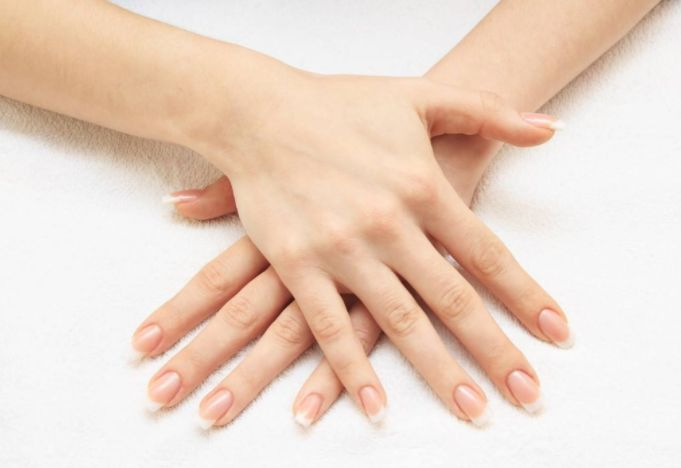
#> input picture file/hand.jpg, 681 x 468 px, found by its file name
$ python finalProject.py   (older library calls are emulated)
#> lines starting #> are read from the running program, lines starting #| are printed output that depends on the picture; after the words box and inside, x2 and y2 are one past the last pixel; in counts of white or black regions, pixels touching at a corner belong together
import cv2
import numpy as np
from matplotlib import pyplot as plt
import tkinter as tk
from tkinter import *
from PIL import Image, ImageTk


"""---functions---"""
# RGB空间转HSV空间
def rgbtoHSV(rgb):
    r, g, b = rgb[:, :, 0] / 255.0, rgb[:, :, 1] / 255.0, rgb[:, :, 2] / 255.0
    print(rgb.shape)
    print(r)
    c_max = np.zeros((r.shape[0], r.shape[1]))
    c_min = np.zeros((r.shape[0], r.shape[1]))
    for i in range(r.shape[0]):
        for j in range(r.shape[1]):
            c_max[i][j] = max(r[i][j], g[i][j], b[i][j])
            c_min[i][j] = min(r[i][j], g[i][j], b[i][j])
    print(c_max)
    print(c_min)
    delta = c_max - c_min
    h, s, v = np.zeros((r.shape[0], r.shape[1])), np.zeros((r.shape[0], r.shape[1])), np.zeros((r.shape[0], r.shape[1]))
    for i in range(delta.shape[0]):
        for j in range(delta.shape[1]):
            if delta[i][j] == 0:
                h[i][j] = 0
            elif c_max[i][j] == r[i][j]:
                h[i][j] = 60 * ((g[i][j] - b[i][j]) / delta[i][j])
            elif c_max[i][j] == g[i][j]:
                h[i][j] = 60 * ((b[i][j] - r[i][j]) / delta[i][j] + 2)
            else:
                h[i][j] = 60 * ((r[i][j] - g[i][j]) / delta[i][j] + 4)
            if c_max[i][j] == 0:
                s[i][j] = 0
            else:
                s[i][j] = delta[i][j] / c_max[i][j]
    v = c_max
    for i in range(h.shape[0]):
        for j in range(h.shape[1]):
            if (h[i][j] < 0):
                h[i][j] += 360
    h = h / 2
    s = s * 255
    v = v * 255
    return h, s, v

# 返回非手部区域矩阵
def detectHand(h, s, v):
    arr = []
    arrPosition = np.ones((h.shape[0], h.shape[1]), dtype=int)
    for i in range(h.shape[0]):
        for j in range(h.shape[1]):
            if (h[i][j] > 135) or (s[i][j] < 20) or (v[i][j] < 110):
                arr.append((i, j))
                arrPosition[i][j] = 0
    return arr, arrPosition

# 绘制蒙版
def drawMask(arr, path):
    image = Image.open(path)
    for pixel in arr:
        # 纯黑
        image.putpixel((pixel[1], pixel[0]), (0, 0, 0, 128))
    image.show()
    image.save('modified.jpg')


# 图像预处理
def readImage(path):
    # cv读取图像
    img = cv2.imread(path)
    # 灰度化处理图像
    grayImage = cv2.cvtColor(img, cv2.COLOR_BGR2GRAY)
    ret, binary = cv2.threshold(grayImage, 120, 255, cv2.THRESH_BINARY)
    return ret, binary


# 边缘检测图像分割
# robert算子图像分割
def robert(ret, binary):
    kernelx = np.array([[-1, 0], [0, 1]], dtype=int)
    kernely = np.array([[0, -1], [1, 0]], dtype=int)
    x = cv2.filter2D(binary, cv2.CV_16S, kernelx)
    y = cv2.filter2D(binary, cv2.CV_16S, kernely)
    absX = cv2.convertScaleAbs(x)
    absY = cv2.convertScaleAbs(y)
    Roberts = cv2.addWeighted(absX, 0.5, absY, 0.5, 0)
    # 设置中文字体
    plt.rcParams['font.sans-serif'] = ['SimHei']
    plt.rcParams['axes.unicode_minus'] = False
    plt.plot(), plt.imshow(Roberts, 'gray')
    plt.title("ROBERT")
    plt.xticks([]), plt.yticks([])
    plt.show()
    return Roberts

# Prewitt算子图像分割
def prewitt(binary):
    kernelx = np.array([[1, 1, 1], [0, 0, 0], [-1, -1, -1]], dtype=int)
    kernely = np.array([[-1, 0, 1], [-1, 0, 1], [-1, 0, 1]], dtype=int)
    x = cv2.filter2D(binary, cv2.CV_16S, kernelx)
    y = cv2.filter2D(binary, cv2.CV_16S, kernely)
    absX = cv2.convertScaleAbs(x)
    absY = cv2.convertScaleAbs(y)
    Prewitt = cv2.addWeighted(absX, 0.5, absY, 0.5, 0)
    return Prewitt

# Sobel算子图像分割
def sobel(binary):
    x = cv2.Sobel(binary, cv2.CV_16S, 1, 0)
    y = cv2.Sobel(binary, cv2.CV_16S, 0, 1)
    absX = cv2.convertScaleAbs(x)
    absY = cv2.convertScaleAbs(y)
    Sobel = cv2.addWeighted(absX, 0.5, absY, 0.5, 0)
    return Sobel

# 拉普拉斯算法
def laplace(binary):
    dst = cv2.Laplacian(binary, cv2.CV_16S, ksize = 3)
    Laplacian = cv2.convertScaleAbs(dst)
    return Laplacian

# Scharr算子图像分割
def scharr(binary):
    x = cv2.Scharr(binary, cv2.CV_32F, 1, 0)  # X方向
    y = cv2.Scharr(binary, cv2.CV_32F, 0, 1)  # Y方向
    absX = cv2.convertScaleAbs(x)
    absY = cv2.convertScaleAbs(y)
    Scharr = cv2.addWeighted(absX, 0.5, absY, 0.5, 0)
    return Scharr

# Canny算子图像分割
def canny(binary):
    gaussianBlur = cv2.GaussianBlur(binary, (3,3), 0) #高斯滤波
    Canny = cv2.Canny(gaussianBlur, 50, 150)
    return Canny


# LOG算子图像分割
def LOG(binary):
    gaussianBlur = cv2.GaussianBlur(binary, (3, 3), 0)  # 高斯滤波
    dst = cv2.Laplacian(gaussianBlur, cv2.CV_16S, ksize=3)
    LOG = cv2.convertScaleAbs(dst)
    return LOG

# 绘制效果图
def drawEdgeResult(images):
    # 效果图
    titles = ['Source Image', 'Binary Image', 'Roberts Image',
              'Prewitt Image', 'Sobel Image', 'Laplacian Image',
              'Scharr Image', 'Canny Image', 'LOG Image']
    # 设置中文字体
    plt.rcParams['font.sans-serif'] = ['SimHei']  # 指定默认字体
    plt.rcParams['axes.unicode_minus'] = False  # 解决保存图像是负号'-'显示为方块的问题
    for i in np.arange(8):
        plt.subplot(3, 3, i + 1), plt.imshow(images[i], 'gray')
        plt.title(titles[i])
        plt.xticks([]), plt.yticks([])
    plt.show()
    print("multiEdgeResult DISPLAY!")
    # plt.savefig("multiEdgeResult.png", dpi=None, bbox_inches='tight')
    print("multiEdgeResult SAVE DOWN!")


def findContour(edges):
    # 查找边缘
    contours, hierarchy = cv2.findContours(edges, cv2.RETR_EXTERNAL, cv2.CHAIN_APPROX_SIMPLE)
    # 绘制所有边缘
    cv2.drawContours(img, contours, -1, (0, 255, 0), 2)
    # 输出所有边缘点坐标
    arr = []
    for i in range(len(contours)):
        # print("Contour ", i, " points: ")
        for j in range(len(contours[i])):
            x, y = contours[i][j][0][0], contours[i][j][0][1]
            # print("x:", x, " y:", y)
            point_ = (x, y)
            arr.append(point_)
    return arr


def splitContour(img, contour):
    # 绘制掩码后的图像
    # 创建掩码图像
    contour = np.array(contour)
    print(contour)
    gray = cv2.cvtColor(img, cv2.COLOR_BGR2GRAY)
    mask = np.zeros_like(gray)
    hull = cv2.convexHull(contour)
    cv2.drawContours(mask, [hull], -1, 255, thickness=-1)
    # cv2.drawContours(mask, np.array(contour), -1, 255, thickness=-1)
    result = cv2.bitwise_and(img, img, mask=mask)
    img_cv = cv2.cvtColor(result, cv2.COLOR_RGB2BGR)
    cv2.imshow("Image", img_cv)
    cv2.waitKey(0)
    cv2.imwrite("最优算子分割结果.png", img_cv)
    print("最优算子分割结果.png SAVE down!!!")


# 通过k-means聚类图像分割
def kMeans(path):
    img = cv2.imread(path, 0)
    print(img.shape)
    rows, cols = img.shape[:]
    data = img.reshape((rows * cols, 1))
    data = np.float32(data)
    criteria = (cv2.TERM_CRITERIA_EPS +
                cv2.TERM_CRITERIA_MAX_ITER, 10, 1.0)
    flags = cv2.KMEANS_RANDOM_CENTERS
    # 聚集成5类
    compactness, labels, centers = cv2.kmeans(data, 5, None, criteria, 10, flags)
    dst = labels.reshape((img.shape[0], img.shape[1]))
    dst = np.array(dst)
    print(dst)
    dst1 = np.where(dst==0, 1, 0)
    dst2 = np.where(dst==1, 2, 0)
    dst3 = np.where(dst==2, 3, 0)
    dst4 = np.where(dst==3, 4, 0)
    dst5 = np.where(dst==4, 5, 0)
    # dst6 = np.where(dst==5, 6, 0)
    plt.rcParams['font.sans-serif'] = ['SimHei']
    # 显示图像
    # titles = ['原始图像', '聚类图像', '聚类图像1', '聚类图像2', '聚类图像3', '聚类图像4', '聚类图像5', '聚类图像6']
    # titles = ['原始图像', '聚类图像', '聚类图像1', '聚类图像2', '聚类图像3', '聚类图像4']
    titles = ['原始图像', '聚类图像', '聚类图像1', '聚类图像2', '聚类图像3', '聚类图像4', '聚类图像5']
    # images = [img, dst, dst1, dst2, dst3, dst4, dst5, dst6]
    # images = [img, dst, dst1, dst2, dst3, dst4]
    images = [img, dst, dst1, dst2, dst3, dst4, dst5]
    for i in range(7):
        plt.imshow(images[i])
        plt.savefig('layerPic%d.png' % (i))
    for i in range(7):
        plt.subplot(3, 3, i + 1), plt.imshow(images[i]),
        plt.title(titles[i])
        plt.xticks([]), plt.yticks([])
    plt.show()
    return dst1, dst2, dst3, dst4, dst5


# k-means 图层保存
def layerProcess(dst1, dst2, dst3, dst4, dst5):
    layers = [dst1, dst2, dst3, dst4, dst5]
    count = 1
    for layer in layers:
        with open("dst%d.txt" % (count), "w") as file:
            layer = np.array(layer)
            np.savetxt(file, layer, fmt='%d')
        count += 1
    print("ALL LAYERS WRITTEN!!!")

# 对部分图层置零操作
# [7 lines left out: function layerMakeZero, not called in this run]

# GUI界面及ACTIONS
class ImageDisplay:

    def __init__(self, image_path):
        self.zeroPixelList = []
        self.zeroPixelList2 = []
        self.zeroPixelList3 = []
        # 创建主窗口
        self.root = tk.Tk()
        # [19 lines of commented-out code are left out]
        self.image = Image.open(image_path)
        self.photo = ImageTk.PhotoImage(self.image)
        self.canvas = tk.Canvas(self.root, width=self.image.width, height=self.image.height)
        self.canvas.create_image(0, 0, anchor='nw', image=self.photo)
        self.canvas.pack()
        # 定义四边形框的顶点
        self.vertices = []
        # 绑定鼠标单击事件处理函数
        self.canvas.bind('<Button-1>', self.on_canvas_click)
        # 进入消息循环
        self.root.mainloop()


    # [65 lines left out: functions on_canvas_click, get_pixels_in_quad, point_in_quad, not called in this run]

    def triangle_area(self, p1, p2, p3):
        # 计算三角形面积
        return (p2[0] - p1[0]) * (p3[1] - p1[1]) - (p3[0] - p1[0]) * (p2[1] - p1[1])

    # [42 lines left out: functions getZeroPixels, deleteRepeatFromFile, deleteRepeat, not called in this run]

    def returnZeroList(self):
        return self.zeroPixelList

    # [8 lines left out: function confirmIt, not called in this run]


# 给每个图层的部分地区取0
def eachLayerZerize(allDst, imagePaths):
    display = []
    zeroList = []
    tempDst = []
    dstPros = []
    for i in range(len(allDst)):
        temp = ImageDisplay(imagePaths[i])
        display.append(temp)
        zeroList.append(display[i].returnZeroList())
        print("点击图像 %s 获取坐标进程已进行!!!" % (imagePaths[i]))
        tempDst.append(np.array(allDst[i]).copy())
        print("shape of zeroList[i]")
        zeroList[i] = np.array(zeroList[i])
        print(zeroList[i].shape)
        dstPros.append(layerMakeZero(tempDst[i], zeroList[i]))
        plt.imshow(dstPros[i], cmap='gray_r')
        plt.show()
    return dstPros

# 将layer中非0元素置1
# [31 lines left out: functions zerizedPic, proPhoto, not called in this run]


"""---main---"""
# 打开原始图片
image = Image.open("hand.jpg")
#> image is the input picture: PIL image 681x468 RGB; mean R, G, B 234.9, 213.7, 199.2
# 获取原始图片尺寸
width, height = image.size
new_width = 496
new_height = 343
resized_image = image.resize((new_width, new_height))
# 保存缩小后的图片
resized_image.save("resized_hand.jpg")
img = cv2.imread('hand.jpg')
# check if the image is readable:
if img is None:
    raise Exception("读入图片失败，请检查图片是否存在")
h, s, v = rgbtoHSV(img)
#| (468, 681, 3)
#> (printed output is left out)
#> (printed output is left out)
#> (printed output is left out)
#> after the loop in rgbtoHSV, `for i in range(delta.shape[0]):`:
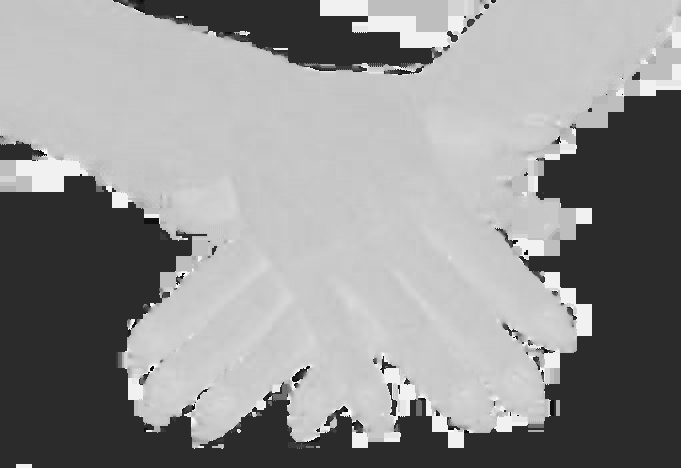
#> h: shape (468, 681) float64; min -60, max 288, mean 139.8; drawn with min black and max white
#> after the loop in rgbtoHSV, `for i in range(delta.shape[0]):`:
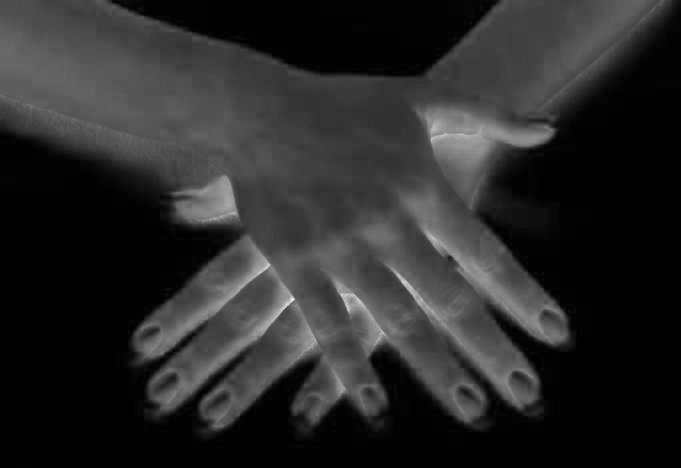
#> s: shape (468, 681) float64; min 0, max 0.962, mean 0.162
#> after the loop in rgbtoHSV, `for i in range(h.shape[0]):`:
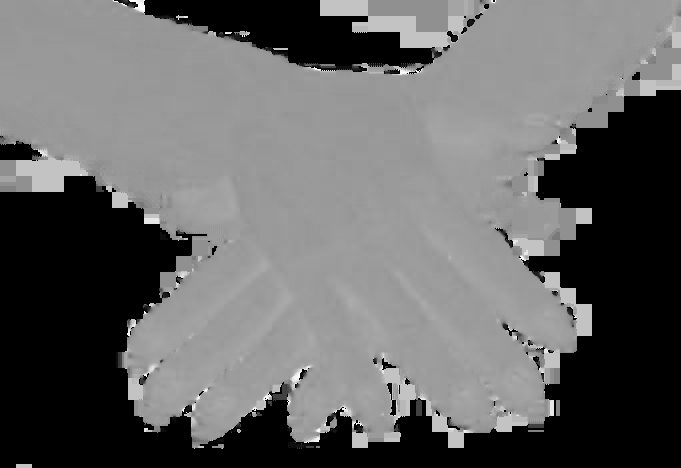
#> h: shape (468, 681) float64; 0.3% of pixels changed, all inside (x1, y1, x2, y2) = (38, 0, 623, 443); drawn with min black and max white
# 将HSV保存到txt文件中
hFile = open("H计算结果.txt", "w")
data_str = str(h)
hFile.write(data_str)
hFile.close()
sFile = open("S计算结果.txt", "w")
data_str = str(s)
sFile.write(data_str)
sFile.close()
vFile = open("V计算结果.txt", "w")
data_str = str(v)
vFile.write(data_str)
vFile.close()
# 初步返回不是手部的arr
arr, arrPosition = detectHand(h, s, v)
#> after the loop in detectHand, `for i in range(h.shape[0]):`:
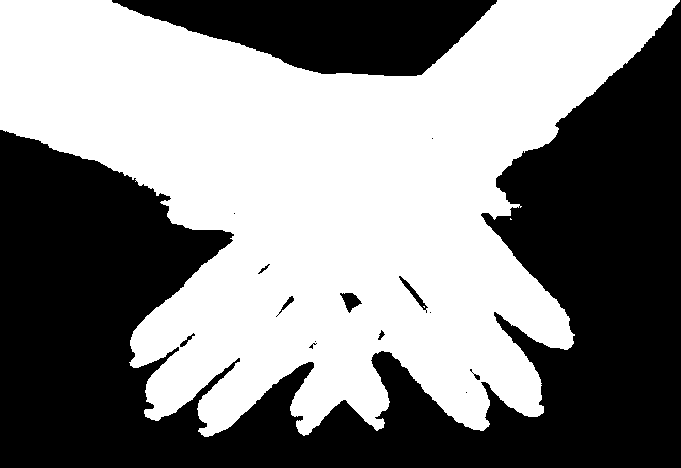
#> arrPosition: shape (468, 681) int64; values 0 (black) and 1 (white), 52.1% white; 15 black regions (6 under 20 px), largest, box (x1, y1, x2, y2) and area: (0, 0, 681, 468) 133517, (112, 0, 497, 76) 18480, (340, 293, 362, 313) 228
#> arr = 152658 items
# 将arr转换成file储存
file = open("非手部矩阵.txt", "w")
data_str = str(arr)
file.write(data_str)
file.close()
# 给手部区域draw mask
drawMask(arr, 'hand.jpg')
#> the loop in drawMask, `for pixel in arr:` made 152658 passes
#> pixel on passes 1 to 3: (0, 112), (0, 113), (0, 114)
img = cv2.imread('modified.jpg')
# calculate ret & binary
ret, binary = readImage('modified.jpg')
#> ret = 120
# 调用算子函数
Roberts = robert(ret, binary)
Prewitt = prewitt(binary)
Sobel = sobel(binary)
Laplacian = laplace(binary)
Scharr = scharr(binary)
Canny = canny(binary)
LOG = LOG(binary)
#> in LOG, `dst = cv2.Laplacian(gaussianBlur, cv2.CV_16S, ksize=3)`:
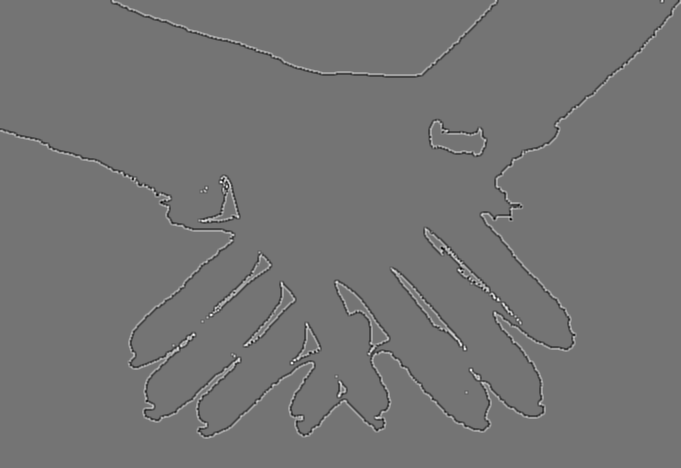
#> dst: shape (468, 681) int16; min -668, max 796, mean 0; drawn with min black and max white
#> in LOG, `LOG = cv2.convertScaleAbs(dst)`:
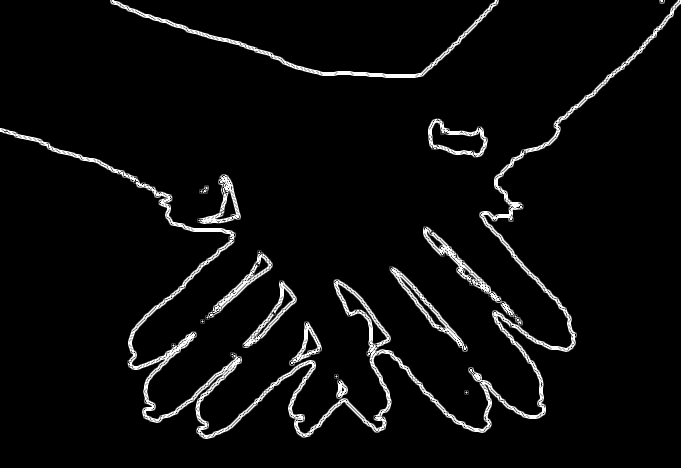
#> LOG: shape (468, 681); min 0, max 255, mean 11.8
images = [img, Roberts, Prewitt, Sobel, Laplacian, Scharr, Canny, LOG]
# 绘制效果图
drawEdgeResult(images)
# 使用canny获取边缘坐标
contour = findContour(Canny)
#> in findContour, `contours, hierarchy = cv2.findContours(edges, cv2.RETR_EXTERNAL, cv2.C..`: contours = 35 contours, 22 with area under 20; largest, box (x1, y1, x2, y2) and area: (429, 120, 486, 156) 1118, (335, 281, 389, 355) 918, (392, 268, 462, 346) 646, (210, 254, 271, 317) 468, (0, 129, 385, 437) 329
#> in findContour, `cv2.drawContours(img, contours, -1, (0, 255, 0), 2)`:
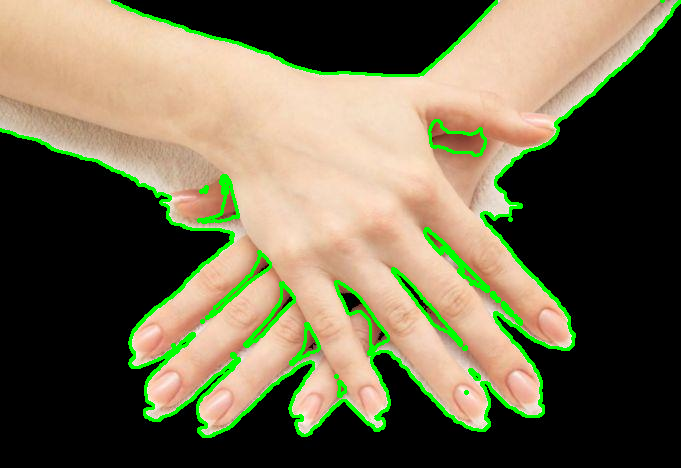
#> img: shape (468, 681, 3); mean B, G, R 78, 104.6, 111.1
#> the loop in findContour, `for i in range(len(contours)): # print("Contour ", i, " points: ")` made 35 passes
#> after the loop in findContour, `for i in range(len(contours)):`: arr = 3361 pairs, first value 0 to 680, second value 0 to 436
#> contour has the same summary as arr in findContour
# print(contour)
splitContour(img, contour)
#> in splitContour, `contour = np.array(contour)`: contour has the same summary as arr in findContour
#> (printed output is left out)
#> in splitContour, `hull = cv2.convexHull(contour)`: hull = contour of 15 points, box (x1, y1, x2, y2) (0, 0, 681, 437), area 233554
dst1, dst2, dst3, dst4, dst5 = kMeans("hand.jpg")
#| (468, 681)
#> in kMeans, `compactness, labels, centers = cv2.kmeans(data, 5, None, criteria, 10,..`: compactness = 16429854; centers = [244.6, 188.8, 101.7, 154.9, 216.1]
#> (printed output is left out)
layerProcess(dst1, dst2, dst3, dst4, dst5)
#> the loop in layerProcess, `for layer in layers:` made 5 passes
#> after the loop in layerProcess, `for layer in layers:`: count = 6
#> the loop in eachLayerZerize, `for i in range(len(allDst)):` made 1 pass
#> after the loop in eachLayerZerize, `for i in range(len(allDst)):`: display = []
allDst = [dst2, dst3, dst4, dst5]
# 点击图像获取坐标'
image_PATHS = ['layerPic3.png', 'layerPic4.png', 'layerPic5.png', 'layerPic6.png']
#> (the run stopped early here; a loop or call above may not have finished)

$ run again, with file/modified问题.jpg copied over file/hand.jpg
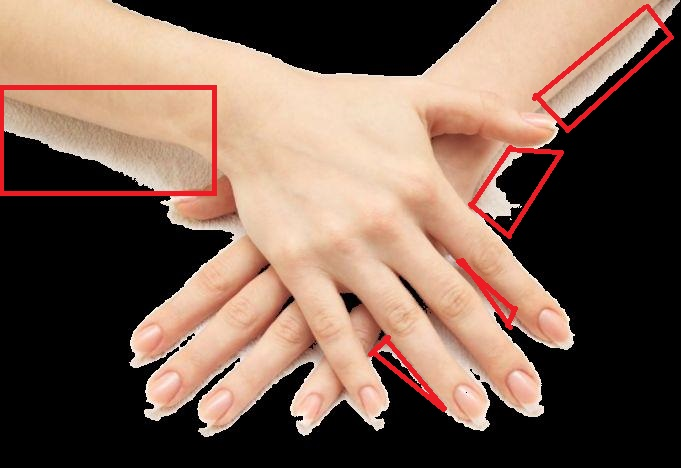
#> input picture file/modified问题.jpg, 681 x 468 px, found by its file name
#> image is the input picture: PIL image 681x468 RGB; mean R, G, B 120.9, 95.6, 82
#| (468, 681, 3)
#> (printed output is left out)
#> (printed output is left out)
#> (printed output is left out)
#> after the loop in detectHand, `for i in range(h.shape[0]):`:
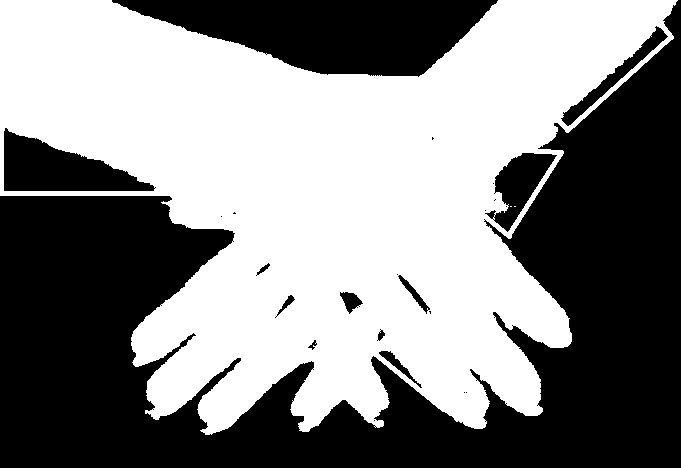
#> arrPosition: shape (468, 681) int64; values 0 (black) and 1 (white), 52.4% white; 24 black regions (12 under 20 px), largest, box (x1, y1, x2, y2) and area: (0, 0, 681, 468) 122956, (112, 0, 498, 77) 18597, (4, 128, 156, 191) 5280
#> `arr, arrPosition = detectHand(h, s, v)`: arr = 151847 items
#> the loop in drawMask, `for pixel in arr:` made 151847 passes
#> pixel on passes 1 to 3: (0, 112), (0, 113), (0, 114)
#> binary: shape (468, 681); 48.6% white; 24 white regions (17 under 20 px), largest, box (x1, y1, x2, y2) and area: (0, 0, 678, 435) 134468, (4, 90, 212, 191) 15723, (541, 9, 661, 118) 3648
#> ret = 120
#> Laplacian: shape (468, 681); 4.7% white in thin lines or dots
#> Canny: shape (468, 681); 2.2% white in thin lines or dots
#> contours = 42 contours, 28 with area under 20; largest, box (x1, y1, x2, y2) and area: (3, 89, 212, 192) 15768, (541, 9, 661, 118) 3712, (429, 120, 486, 156) 1118, (475, 151, 522, 220) 794, (392, 268, 462, 346) 648
#> in findContour, `cv2.drawContours(img, contours, -1, (0, 255, 0), 2)`:
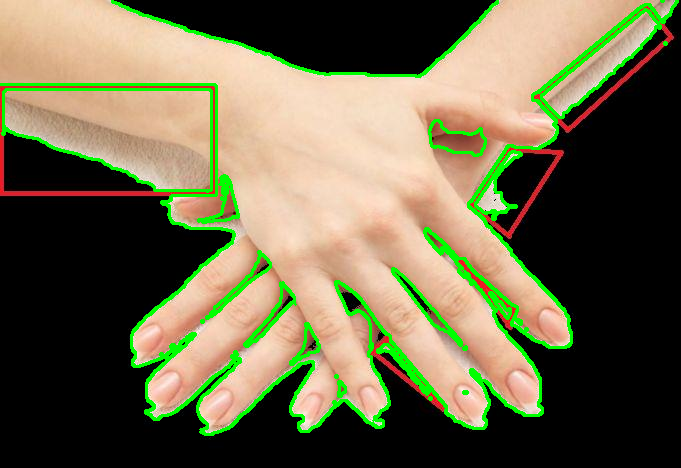
#> img: shape (468, 681, 3); mean B, G, R 74.4, 104.1, 108.3
#> the loop in findContour, `for i in range(len(contours)): # print("Contour ", i, " points: ")` made 42 passes
#> after the loop in findContour, `for i in range(len(contours)):`: arr = 3623 pairs, first value 0 to 677, second value 0 to 434
#> `contour = findContour(Canny)`: contour has the same summary as arr in findContour
#> in splitContour, `contour = np.array(contour)`: contour has the same summary as arr in findContour
#> (printed output is left out)
#> hull = contour of 15 points, box (x1, y1, x2, y2) (0, 0, 678, 435), area 234312
#| (468, 681)
#> compactness = 15063192.5; centers = [98.06, 0.38, 193.7, 161.4, 218.1]
#> (printed output is left out)
#> the loop in layerProcess, `for layer in layers:` made 5 passes
#> after the loop in layerProcess, `for layer in layers:`: count = 6
#> the loop in eachLayerZerize, `for i in range(len(allDst)):` made 1 pass
#> after the loop in eachLayerZerize, `for i in range(len(allDst)):`: display = []
